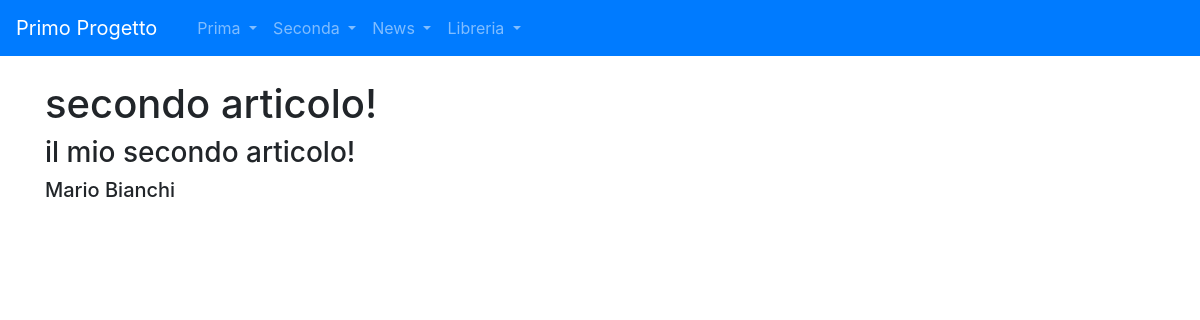
Page /news/articoli/2 on the committed database.
### news/models.py (models this page shows, shortened)
class Articolo (models.Model):
    titolo = models.CharField(max_length= 100)
    contenuto = models.TextField()
    giornalista = models.ForeignKey(Giornalista, on_delete=models.CASCADE, related_name="articoli")

class Giornalista(models.Model):
    nome = models.CharField(max_length=20)
    cognome = models.CharField(max_length=20)
    def __str__(self):
        return self.nome + " " + self.cognome

### news/views.py (the view)
# urls.py: path("articoli/<int:pk>", ArticoloDetailViewCB.as_view(), name="articolo_detail"),
class ArticoloDetailViewCB(DetailView):
    model= Articolo
    template_name= "articolo_detail.html"

### news/templates/articolo_detail.html (shortened to what this page needs)
{% extends 'base.html'%}
{% block content %}
    <h1>{{ articolo.titolo }}</h1>
    <h3>{{ articolo.contenuto }}</h3>
    <h5>{{ articolo.giornalista}}</h5>
{% endblock content %}

### rows in the picture
Articolo: titolo "secondo articolo!", contenuto "il mio secondo articolo!", giornalista "Mario Bianchi"
